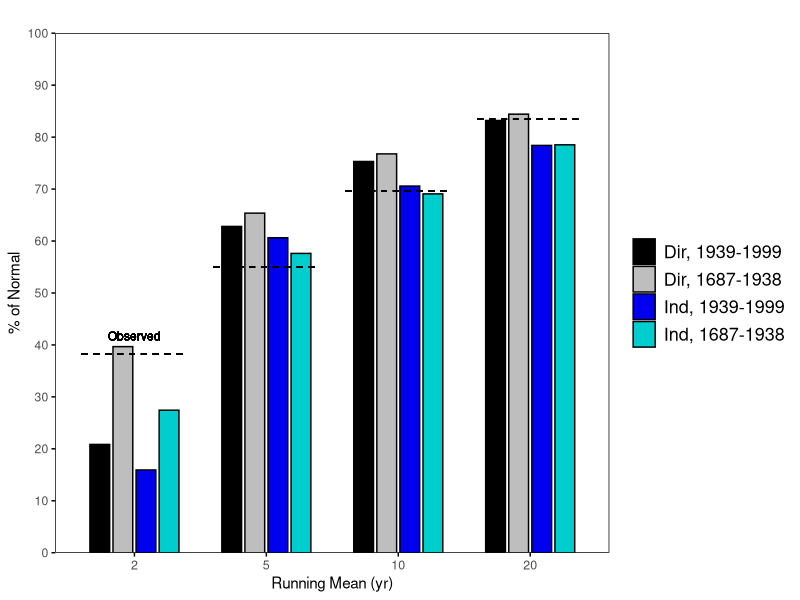

R code for this plot:
data <- data.frame(
  Category = 1:4,
  Value1 = c(20.854, 62.816, 75.306, 83.21),
  Value2 = c(39.673, 65.373, 76.773, 84.42),
  Value3 = c(15.935, 60.629, 70.573, 78.404),
  Value4 = c(27.441, 57.617, 69.072, 78.518)
)

# Load the necessary library
library(ggplot2)

# Reshape the data to long format
data_long <- tidyr::gather(data, Key, Value, -Category)

# Create the bar chart
chart <- ggplot(data_long, aes(x = as.factor(Category), y = Value, fill = Key)) +
  geom_bar(stat = "identity", position = position_dodge(width = 0.7), width = 0.6, color = "black") +
  geom_segment(aes(x = 3.6, xend = 4.4, y = 83.453, yend = 83.453),
               linetype = "dashed", color = "black") +
  geom_segment(aes(x = 0.6, xend = 1.4, y = 38.261, yend = 38.261),
               linetype = "dashed", color = "black") +
  geom_segment(aes(x = 1.6, xend = 2.4, y = 54.997, yend = 54.997),
               linetype = "dashed", color = "black") +
  geom_segment(aes(x = 2.6, xend = 3.4, y = 69.634, yend = 69.634),
               linetype = "dashed", color = "black") +
  geom_text(aes(x = 1, y = 40, label = "Observed"),
            color = "black", size = 3, vjust = -0.5) +
  
  
  labs(title = "", x = "Running Mean (yr)", y = "% of Normal") +
  scale_fill_manual(
    values = c("Value1" = "black", "Value2" = "grey", "Value3" = "blue2", "Value4" = "cyan3"),
    labels = c("Dir, 1939-1999", "Dir, 1687-1938", "Ind, 1939-1999", "Ind, 1687-1938")
  ) +
  scale_x_discrete(labels = c("2", "5", "10", "20")) +
  scale_y_continuous(limits = c(0, 100), breaks = seq(0, 100, 10), expand = c(0,0)) +
  labs(fill = NULL) +
  theme_minimal() +
  theme(
    legend.position = "right",
    panel.background = element_rect(fill = "white"),
    axis.text.x = element_text(size = 9, face = "plain"),
    axis.ticks = element_line(color = "black", size = .5),
    panel.grid = element_blank()
  )

# Save the plot as a PNG file
ggsave("bar_chart05.png", plot = chart + guides(fill = guide_legend(nrow = 4, byrow = TRUE, keyheight = unit(.7, "cm"))) +
         theme(legend.text = element_text(size = 13)), 
       width = 8, height = 6, dpi = 300, bg = "white")

